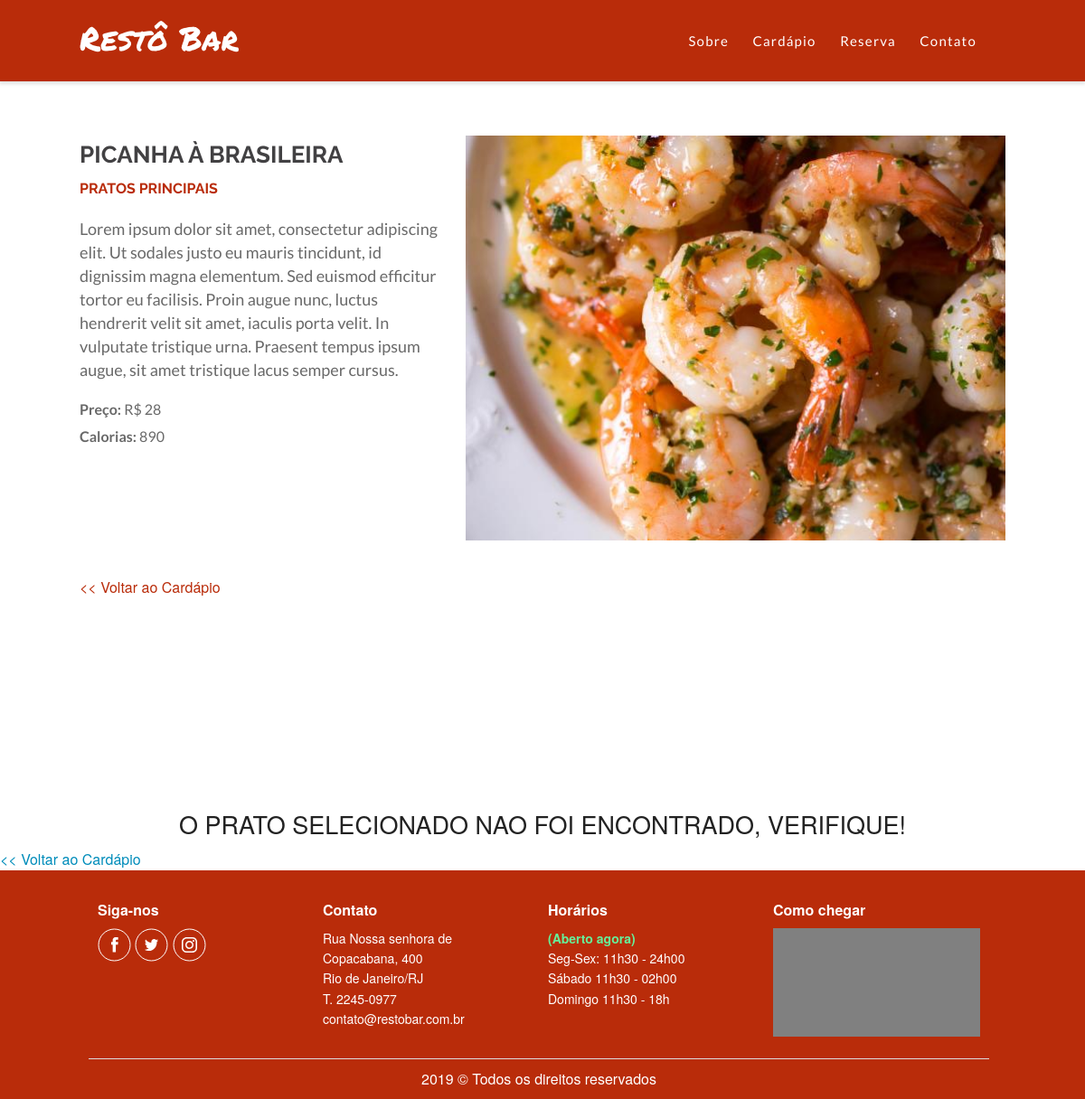
Screenshot of /prato.php?prato=picanha-brasileira with the database file from the repository.
### tables this page shows
CREATE TABLE `pratos` (
  `codigo` varchar(30) NOT NULL,
  `nome` varchar(50) NOT NULL,
  `categoria` varchar(50) NOT NULL,
  `descricao` varchar(1000) NOT NULL,
  `preco` float NOT NULL,
  `calorias` int(11) NOT NULL,
  `destaque` tinyint(1) NOT NULL
);

### prato.php (the view)
<?php include 'header.php'; ?>
<?php $prato = $_GET['prato'];
    $server = 'localhost';
    $user = 'root';
    $password = '';
    $db_name = 'restaurante';
    $port = '3306';
    $db_connect = new mysqli($server,$user,$password,$db_name,$port);
    mysqli_set_charset($db_connect, "utf8");
    if ($db_connect->connect_error) {
        echo 'Erro ao conectar ao Banco de Dados. ' .  $db_connect->connect_error;
    } else{
        $query = "SELECT * FROM `pratos` WHERE codigo = '$prato'";
        $result = $db_connect->query($query);
        while($row =  $result->fetch_assoc()){  ?>
        <div class="product-page small-11 large-12 columns no-padding small-centered">
            <div class="global-page-container">
                <div class="product-section">
                    <div class="product-info small-12 large-5 columns no-padding">
                        <h3><?php echo $row['nome']; ?></h3>
                        <h4><?php echo $row['categoria']; ?></h4>
                        <p><?php echo $row['descricao']; ?>
                        </p>
                        <h5><b>Preço: </b>R$ <?php echo $row['preco']; ?></h5>
                        <h5><b>Calorias: </b><?php echo $row['calorias']; ?></h5>
                    </div>
                    <div class="product-picture small-12 large-7 columns no-padding">
                        <img src="img/cardapio/camarao-alho.jpg" alt="camarao">
                    </div>
                </div>
                <div class="go-back small-12 columns no-padding">
                    <a href="cardapio.php"><< Voltar ao Cardápio</a>
                </div>
            </div>
        </div>
       <?php }
    }
    ?>
    <?php if ($row['nome'] == NULL) {
        echo '<h3 style="text-align:center">O PRATO SELECIONADO NAO FOI ENCONTRADO, VERIFIQUE!</h3>';
        ?>
        <div class="go-back small-12 columns no-padding">
                    <a href="cardapio.php"><< Voltar ao Cardápio</a>
                </div>
        <?php
    } ?>
<?php include 'footer.php'; ?>

### css/style.css (style rules this page uses)
.column, .columns { padding-left: 10px; padding-right: 10px; }
.no-padding { padding-right: 0; padding-left: 0; }
.global-page-container { width: 100%; display: inline-block; margin: auto; height: 100%; }
@media only screen and (min-width: 64em) and (max-width: 90em) { .global-page-container { width: 1024px; } }
.product-page { padding: 60px 0 60px 0; min-height: 100vh; text-align: center; }
.product-page .product-section .product-info { text-align: left; position: relative; }
.product-page .product-section .product-info h3 { font-family: 'Raleway', sans-serif; font-weight: 700; font-size: 22px; margin-bottom: 8px; color: #424143; text-transform: uppercase; }
.product-page .product-section .product-info h4 { color: #B92C0A; text-transform: uppercase; font-family: 'Raleway', sans-serif; font-size: 14px; font-weight: 700; }
.product-page .product-section .product-info h5 { font-family: 'lato', 'sans-serif'; color: #696969; font-size: 14px; }
.product-page .product-section .product-info p { font-family: 'lato', 'sans-serif'; color: #696969; font-size: 16px; line-height: 24px; margin-top: 20px; }
.product-page .product-section .product-picture img { width: 100%; height: auto; }
.product-page .go-back { text-align: left; padding-top: 40px; }
.product-page .go-back a, .product-page .go-back a:visited { color: #B92C0A; }
@media only screen and (min-width: 64em) and (max-width: 90em) { .product-page .product-section .product-info { padding-right: 20px; } }
@media only screen and (min-width: 64em) and (max-width: 90em) { .product-page .product-section .product-info h3 { font-size: 26px; } }
@media only screen and (min-width: 64em) and (max-width: 90em) { .product-page .product-section .product-info h4 { font-size: 16px; } }
@media only screen and (min-width: 64em) and (max-width: 90em) { .product-page .product-section .product-info h5 { font-size: 16px; } }
@media only screen and (min-width: 64em) and (max-width: 90em) { .product-page .product-section .product-info p { font-size: 18px; line-height: 26px; } }

### rows the page displays
pratos: nome "PICANHA À BRASILEIRA", categoria "PRATOS PRINCIPAIS", descricao "Lorem ipsum dolor sit amet, consectetur adipiscing elit. Ut sodales justo eu mauris tincidunt, id dignissim magna elementum. Sed euismod efficitur tortor eu facilisis. Proin augue nunc, luctus hendrerit velit sit amet, iaculis porta velit. In vulputate tristique urna. Praesent tempus ipsum augue, sit amet tristique lacus semper cursus.", preco "28", calorias "890"

### other values shown
$texto_horario "(Aberto agora)"
